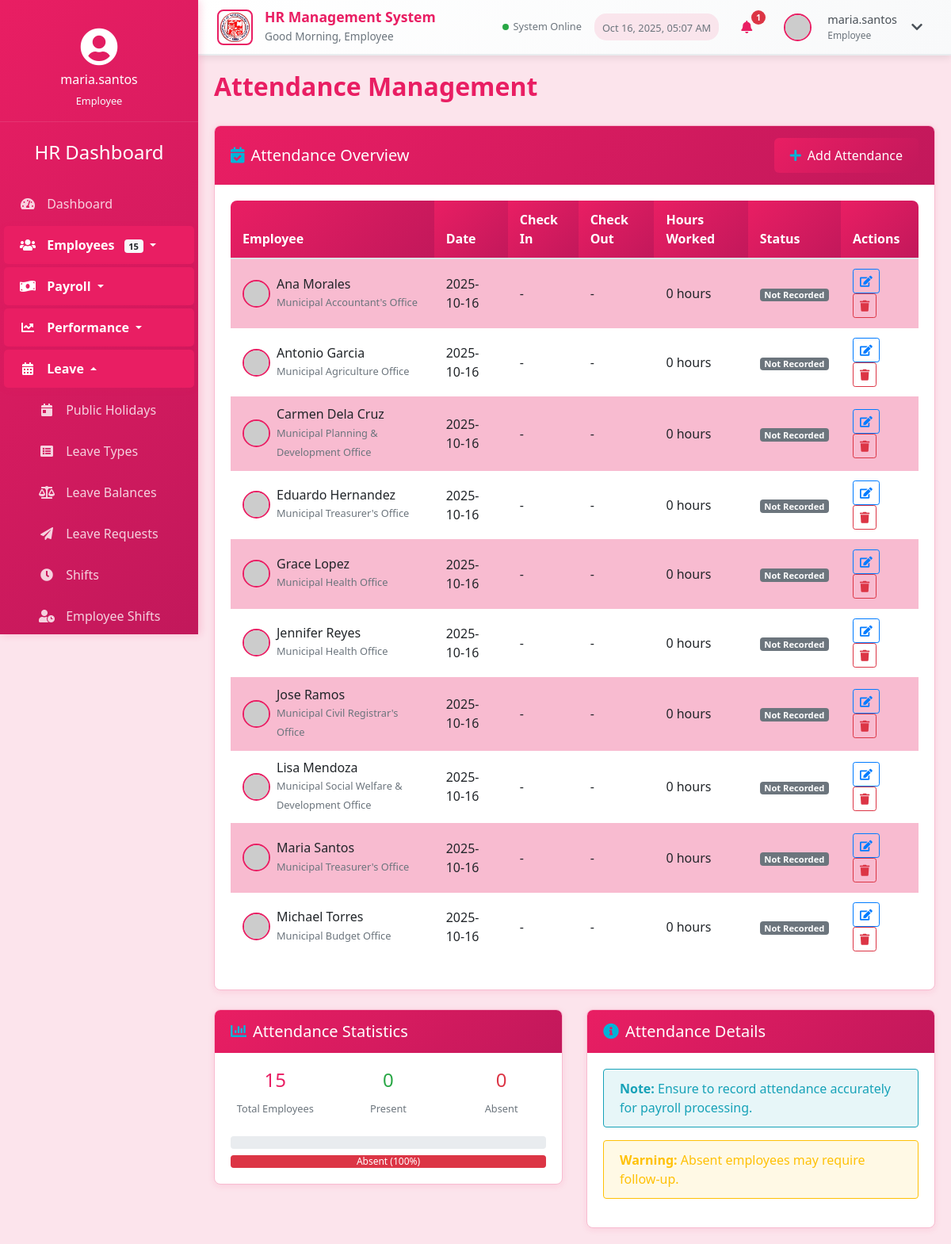
Screenshot of /attendance.php (signed in) with the database file from the repository.
### tables this page shows
CREATE TABLE `employee_profiles` (
  `employee_id` int(11) NOT NULL AUTO_INCREMENT,
  `personal_info_id` int(11) DEFAULT NULL,
  `job_role_id` int(11) DEFAULT NULL,
  `employee_number` varchar(20) NOT NULL,
  `hire_date` date NOT NULL,
  `employment_status` enum('Full-time','Part-time','Contract','Intern','Terminated') NOT NULL,
  `current_salary` decimal(10,2) NOT NULL,
  `work_email` varchar(100) DEFAULT NULL,
  `work_phone` varchar(20) DEFAULT NULL,
  `location` varchar(100) DEFAULT NULL,
  `remote_work` tinyint(1) DEFAULT 0,
  `created_at` timestamp NOT NULL DEFAULT current_timestamp(),
  `updated_at` timestamp NOT NULL DEFAULT current_timestamp() ON UPDATE current_timestamp(),
  PRIMARY KEY (`employee_id`),
  UNIQUE KEY `employee_number` (`employee_number`),
  UNIQUE KEY `personal_info_id` (`personal_info_id`),
  UNIQUE KEY `work_email` (`work_email`),
  KEY `job_role_id` (`job_role_id`),
  CONSTRAINT `employee_profiles_ibfk_1` FOREIGN KEY (`personal_info_id`) REFERENCES `personal_information` (`personal_info_id`) ON DELETE SET NULL,
  CONSTRAINT `employee_profiles_ibfk_2` FOREIGN KEY (`job_role_id`) REFERENCES `job_roles` (`job_role_id`) ON DELETE SET NULL
);

CREATE TABLE `personal_information` (
  `personal_info_id` int(11) NOT NULL AUTO_INCREMENT,
  `first_name` varchar(50) NOT NULL,
  `last_name` varchar(50) NOT NULL,
  `date_of_birth` date NOT NULL,
  `gender` enum('Male','Female','Non-binary','Prefer not to say') NOT NULL,
  `marital_status` enum('Single','Married','Divorced','Widowed') NOT NULL,
  `nationality` varchar(50) NOT NULL,
  `tax_id` varchar(20) DEFAULT NULL,
  `social_security_number` varchar(20) DEFAULT NULL,
  `phone_number` varchar(20) NOT NULL,
  `emergency_contact_name` varchar(100) DEFAULT NULL,
  `emergency_contact_relationship` varchar(50) DEFAULT NULL,
  `emergency_contact_phone` varchar(20) DEFAULT NULL,
  `created_at` timestamp NOT NULL DEFAULT current_timestamp(),
  `updated_at` timestamp NOT NULL DEFAULT current_timestamp() ON UPDATE current_timestamp(),
  PRIMARY KEY (`personal_info_id`)
);

CREATE TABLE `job_roles` (
  `job_role_id` int(11) NOT NULL AUTO_INCREMENT,
  `title` varchar(100) NOT NULL,
  `description` text NOT NULL,
  `department` varchar(50) NOT NULL,
  `min_salary` decimal(10,2) DEFAULT NULL,
  `max_salary` decimal(10,2) DEFAULT NULL,
  `created_at` timestamp NOT NULL DEFAULT current_timestamp(),
  `updated_at` timestamp NOT NULL DEFAULT current_timestamp() ON UPDATE current_timestamp(),
  PRIMARY KEY (`job_role_id`)
);

### attendance.php (the view, shortened to what this page needs)
<!DOCTYPE html>
<html lang="en">
<head>
    <link rel="stylesheet" href="https://stackpath.bootstrapcdn.com/bootstrap/4.5.2/css/bootstrap.min.css">
    <link rel="stylesheet" href="https://cdnjs.cloudflare.com/ajax/libs/font-awesome/5.15.1/css/all.min.css">
    <link rel="stylesheet" href="styles.css?v=rose">
</head>
<body>
    <div class="container-fluid">
        <?php include 'navigation.php'; ?>
        <div class="row">
            <?php include 'sidebar.php'; ?>
            <div class="main-content">
                <h2 class="section-title">Attendance Management</h2>
                <div class="row mb-4">
                    <div class="col-md-12">
                        <div class="card">
                            <div class="card-header d-flex justify-content-between align-items-center">
                                <h5 class="mb-0"><i class="fas fa-calendar-check mr-2"></i>Attendance Overview</h5>
                                <button class="btn btn-primary" data-toggle="modal" data-target="#addAttendanceModal">
                                    <i class="fas fa-plus mr-2"></i>Add Attendance
                                </button>
                            </div>
                            <div class="card-body">
                                <div class="table-responsive">
                                    <table class="table table-striped">
                                        <thead>
                                            <tr>
                                                <th>Employee</th>
                                                <th>Date</th>
                                                <th>Check In</th>
                                                <th>Check Out</th>
                                                <th>Hours Worked</th>
                                                <th>Status</th>
                                                <th>Actions</th>
                                            </tr>
                                        </thead>
                                        <tbody>
                                            <?php
                                            try {
                                                $stmt = $conn->query("
                                                    SELECT
                                                        ep.employee_id,
                                                        pi.first_name,
                                                        pi.last_name,
                                                        ep.employee_number,
                                                        jr.department,
                                                        a.attendance_date,
                                                        a.clock_in,
                                                        a.clock_out,
                                                        a.working_hours,
                                                        a.status
                                                    FROM employee_profiles ep
                                                    LEFT JOIN personal_information pi ON ep.personal_info_id = pi.personal_info_id
                                                    LEFT JOIN job_roles jr ON ep.job_role_id = jr.job_role_id
                                                    LEFT JOIN attendance a ON ep.employee_id = a.employee_id
                                                        AND a.attendance_date = CURDATE()
                                                    WHERE ep.employment_status IN ('Full-time', 'Part-time')
                                                    ORDER BY pi.first_name, pi.last_name
                                                    LIMIT 10
                                                ");
                                                $employees = $stmt->fetchAll(PDO::FETCH_ASSOC);
                                                if (empty($employees)) {
                                                    echo '<tr><td colspan="7" class="text-center">No employee records found.</td></tr>';
                                                } else {
                                                    foreach ($employees as $employee) {
                                                        $fullName = htmlspecialchars($employee['first_name'] . ' ' . $employee['last_name']);
                                                        $department = htmlspecialchars($employee['department'] ?? 'N/A');
                                                        $avatarUrl = "https://ui-avatars.com/api/?name=" . urlencode($fullName) . "&background=E91E63&color=fff&size=35";
                                                        $status = $employee['status'] ?? 'Not Recorded';
                                                        $statusClass = 'badge-secondary';
                                                        $clockIn = $employee['clock_in'] ? date('h:i A', strtotime($employee['clock_in'])) : '-';
                                                        $clockOut = $employee['clock_out'] ? date('h:i A', strtotime($employee['clock_out'])) : '-';
                                                        $hours = $employee['working_hours'] ? $employee['working_hours'] . ' hours' : '0 hours';
                                                        echo "<tr>
                                                            <td>
                                                                <div class='d-flex align-items-center'>
                                                                    <img src='{$avatarUrl}' alt='Profile' class='profile-image mr-2'>
                                                                    <div>
                                                                        <h6 class='mb-0'>{$fullName}</h6>
                                                                        <small class='text-muted'>{$department}</small>
                                                                    </div>
                                                                </div>
                                                            </td>
                                                            <td>" . date('Y-m-d') . "</td>
                                                            <td>{$clockIn}</td>
                                                            <td>{$clockOut}</td>
                                                            <td>{$hours}</td>
                                                            <td><span class='attendance-status badge {$statusClass}'>{$status}</span></td>
                                                            <td>
                                                                <button class='btn btn-sm btn-outline-primary mr-2'>
                                                                    <i class='fas fa-edit'></i>
                                                                </button>
                                                                <button class='btn btn-sm btn-outline-danger'>
                                                                    <i class='fas fa-trash'></i>
                                                                </button>
                                                            </td>
                                                        </tr>";
                                                    }
                                                }
                                            } catch (PDOException $e) {
                                                echo '<tr><td colspan="7" class="text-center text-danger">Error loading attendance data: ' . htmlspecialchars($e->getMessage()) . '</td></tr>';
                                            }
                                            ?>
                                        </tbody>
                                    </table>
                                </div>
                            </div>
                        </div>
                    </div>
                </div>
                <div class="row">
                    <div class="col-md-6">
                        <div class="card">
                            <div class="card-header">
                                <h5 class="mb-0"><i class="fas fa-chart-bar mr-2"></i>Attendance Statistics</h5>
                            </div>
                            <div class="card-body">
                                <?php
                                $totalEmployees = 0;
                                $totalPresent = 0;
                                $totalAbsent = 0;
                                try {
                                    $stmt = $conn->query("SELECT COUNT(*) as count FROM employee_profiles WHERE employment_status IN ('Full-time', 'Part-time')");
                                    $result = $stmt->fetch(PDO::FETCH_ASSOC);
                                    $totalEmployees = $result['count'];
                                    $today = date('Y-m-d');
                                    $stmt = $conn->query("SELECT
                                        SUM(CASE WHEN status = 'Present' THEN 1 ELSE 0 END) as present_count,
                                        SUM(CASE WHEN status = 'Absent' THEN 1 ELSE 0 END) as absent_count
                                        FROM attendance WHERE attendance_date = '$today'");
                                    $result = $stmt->fetch(PDO::FETCH_ASSOC);
                                    $totalPresent = $result['present_count'] ?? 0;
                                    $totalAbsent = $result['absent_count'] ?? 0;
                                } catch (PDOException $e) {
                                    error_log("Error fetching attendance stats: " . $e->getMessage());
                                }
                                $presentPercentage = $totalEmployees > 0 ? round(($totalPresent / $totalEmployees) * 100) : 0;
                                $absentPercentage = 100 - $presentPercentage;
                                ?>
                                <div class="row text-center mb-4">
                                    <div class="col-4">
                                        <h4 class="text-primary"><?php echo $totalEmployees; ?></h4>
                                        <small class="text-muted">Total Employees</small>
                                    </div>
                                    <div class="col-4">
                                        <h4 class="text-success"><?php echo $totalPresent; ?></h4>
                                        <small class="text-muted">Present</small>
                                    </div>
                                    <div class="col-4">
                                        <h4 class="text-danger"><?php echo $totalAbsent; ?></h4>
                                        <small class="text-muted">Absent</small>
                                    </div>
                                </div>
                                <div class="progress mb-2">
                                </div>
                                <div class="progress">
                                    <div class="progress-bar bg-danger" style="width: <?php echo $absentPercentage; ?>%">Absent (<?php echo $absentPercentage; ?>%)</div>
                                </div>
                            </div>
                        </div>
                    </div>
                    <div class="col-md-6">
                        <div class="card">
                            <div class="card-header">
                                <h5 class="mb-0"><i class="fas fa-info-circle mr-2"></i>Attendance Details</h5>
                            </div>
                            <div class="card-body">
                                <div class="alert alert-info">
                                    <strong>Note:</strong> Ensure to record attendance accurately for payroll processing.
                                </div>
                                <div class="alert alert-warning">
                                    <strong>Warning:</strong> Absent employees may require follow-up.
                                </div>
                            </div>
                        </div>
                    </div>
                </div>
            </div>
        </div>
    </div>
</body>
</html>

### rows the page displays
employee_profiles: personal_info.last_name "Ana Morales", job_role.department "Municipal Accountant's Office", clockIn "-", clockOut "-", hours "0 hours", status "Not Recorded"
employee_profiles: personal_info.last_name "Antonio Garcia", job_role.department "Municipal Agriculture Office", clockIn "-", clockOut "-", hours "0 hours", status "Not Recorded"
employee_profiles: personal_info.last_name "Carmen Dela Cruz", job_role.department "Municipal Planning & Development Office", clockIn "-", clockOut "-", hours "0 hours", status "Not Recorded"
employee_profiles: personal_info.last_name "Eduardo Hernandez", job_role.department "Municipal Treasurer's Office", clockIn "-", clockOut "-", hours "0 hours", status "Not Recorded"
employee_profiles: personal_info.last_name "Grace Lopez", job_role.department "Municipal Health Office", clockIn "-", clockOut "-", hours "0 hours", status "Not Recorded"
employee_profiles: personal_info.last_name "Jennifer Reyes", job_role.department "Municipal Health Office", clockIn "-", clockOut "-", hours "0 hours", status "Not Recorded"
employee_profiles: personal_info.last_name "Jose Ramos", job_role.department "Municipal Civil Registrar's Office", clockIn "-", clockOut "-", hours "0 hours", status "Not Recorded"
employee_profiles: personal_info.last_name "Lisa Mendoza", job_role.department "Municipal Social Welfare & Development Office", clockIn "-", clockOut "-", hours "0 hours", status "Not Recorded"
employee_profiles: personal_info.last_name "Maria Santos", job_role.department "Municipal Treasurer's Office", clockIn "-", clockOut "-", hours "0 hours", status "Not Recorded"
employee_profiles: personal_info.last_name "Michael Torres", job_role.department "Municipal Budget Office", clockIn "-", clockOut "-", hours "0 hours", status "Not Recorded"

### other values shown
$role_display "Employee"
$notification_count "1"
$_SESSION['username'] "maria.santos"
$_SESSION['role'] "Employee"
$username "maria.santos"
$user_role "Employee"
$sidebar_stats['employees'] "15"
$totalEmployees "15"
$totalPresent "0"
$totalAbsent "0"
$absentPercentage "100"
